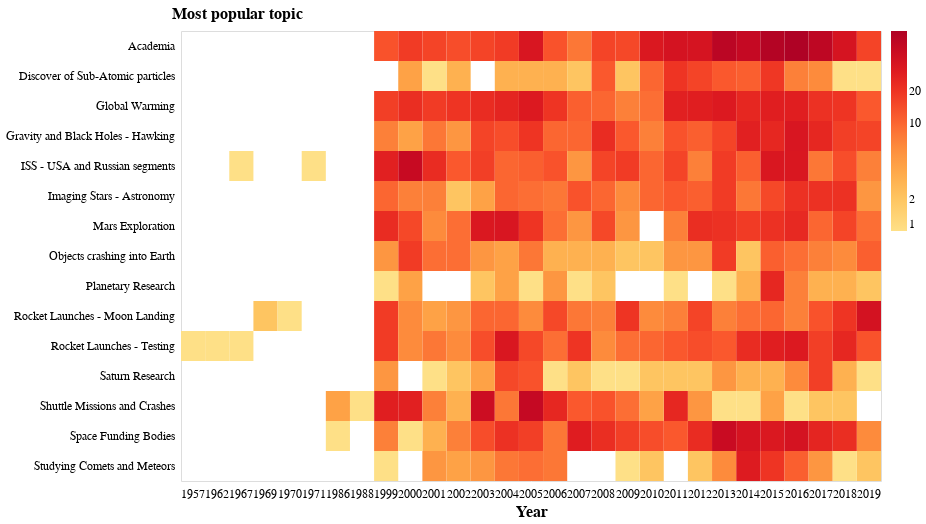

Source (notebook cell):
### Code cell
altair_datetime_heatmap(
    topics_by_timeframe,
    x="year:O",
    y="most_popular_topic:N",
    xtitle="Year",
    ytitle="Most popular topic",
    tooltip=[
        {"title": "Year", "field": "year", "type": "ordinal",},
        {
            "title": "Most popular topic",
            "field": "most_popular_topic",
            "type": "nominal",
        },
        {
            "title": "Number of occurrences as main topic",
            "field": "count",
            "type": "quantitative",
        },
    ],
    cmap="yelloworangered",
    legend_title="",
    color_by_col="count:Q",
    yscale="log",
    axis_tick_font_size=12,
    axis_title_font_size=16,
    title_font_size=20,
    legend_fig_padding=10,  # default is 18
    y_axis_title_alignment="left",
    fwidth=700,
    fheight=450,
    file_path=os.path.join(PROJ_ROOT_DIR, "reports", "figures", "my_heatmap.html"),
    save_to_html=False,
    sort_y=[],
    sort_x=[],
)

### Figure 1 — Vega-Lite specification as saved in the notebook (floating-point values rounded to 4 significant figures; data arrays with more than 128 entries replaced by an {"elided": "..."} marker saying what was removed)
{"config": {"view": {"continuousWidth": 400, "continuousHeight": 300}}, "layer": [{"mark": {"type": "rect", "fontSize": 20}, "encoding": {"color": {"type": "quantitative", "field": "count", "legend": {"labelFontSize": 12, "offset": 10, "orient": "right", "title": "", "titleFontSize": 16}, "scale": {"scheme": "yelloworangered", "type": "log"}}, "tooltip": [{"type": "ordinal", "field": "year", "title": "Year"}, {"type": "nominal", "field": "most_popular_topic", "title": "Most popular topic"}, {"type": "quantitative", "field": "count", "title": "Number of occurrences as main topic"}], "x": {"type": "ordinal", "axis": {"domainColor": "black", "domainWidth": 0, "labelAngle": 0, "labelFontSize": 12, "tickOpacity": 0, "titleFontSize": 16}, "field": "year", "title": "Year"}, "y": {"type": "nominal", "axis": {"domainColor": "black", "domainWidth": 0, "labelFontSize": 12, "tickOpacity": 0, "titleAlign": "left", "titleAngle": 0, "titleFontSize": 16, "titleX": -10, "titleY": -10}, "field": "most_popular_topic", "title": "Most popular topic"}}, "height": 450, "width": 700}], "data": {"name": "data-32d750f88e7fe1ea66b8cf42fbe7771a"}, "$schema": "https://vega.github.io/schema/vega-lite/v4.8.1.json", "datasets": {"data-32d750f88e7fe1ea66b8cf42fbe7771a": {"elided": "311 records"}}}
